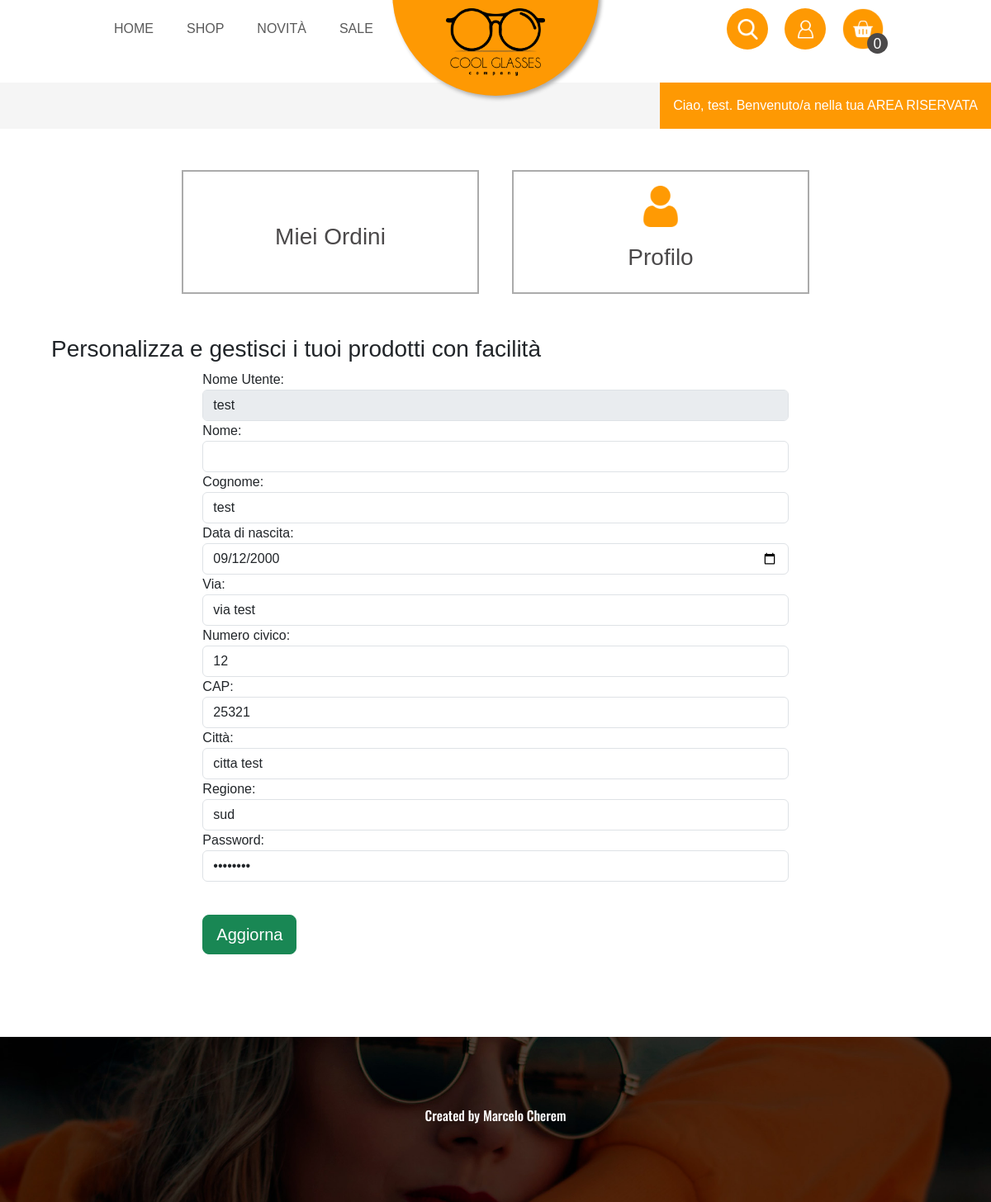
The page /areariservata.php?profilo (signed in) on the database its author committed.
### tables this page shows
CREATE TABLE `utenti` (
  `id_utente` int NOT NULL,
  `username` varchar(32) NOT NULL,
  `firstname` varchar(255) DEFAULT NULL,
  `surname` varchar(255) DEFAULT NULL,
  `datanasc` date DEFAULT NULL,
  `via` varchar(255) DEFAULT NULL,
  `numciv` varchar(255) DEFAULT NULL,
  `cap` int DEFAULT NULL,
  `citta` varchar(255) DEFAULT NULL,
  `regione` varchar(255) DEFAULT NULL,
  `password` varchar(255) NOT NULL,
  `ruolo` varchar(20) NOT NULL
);

### risorse/funzioni.php (called while the page is built, shortened)
<?php
function query($sql)
{
    global $connessione;
    return mysqli_query($connessione, $sql);
}
function fetch_array($risultato)
{
    return mysqli_fetch_array($risultato);
}

### risorse/templates/front/profilo.php (the view, shortened to what this page needs)
<?php
if (isset($_SESSION['id_utente'])) {
    $query = query("SELECT * FROM utenti WHERE id_utente = {$_SESSION['id_utente']} ");
    while ($row = fetch_array($query)) {
        $username = $row['username'];
        $firstname = $row['firstname'];
        $lastname = $row['surname'];
        $datanasc = $row['datanasc'];
        $via = $row['via'];
        $numciv = $row['numciv'];
        $cap = $row['cap'];
        $citta = $row['citta'];
        $regione = $row['regione'];
    }
}
?>
<div class="container">
    <div>
        <h3 class="page-header">Personalizza e gestisci i tuoi prodotti con facilità</h3>
    </div>
    <form action="" method="post" enctype="multipart/form-data">
        <div class="row profiloCenter">
            <div class="col-md-8">
                <div class="form-group">
                    <label for="nome">Nome Utente:</label>
                    <input type="text" name="username" class="form-control" value="<?php echo $username; ?>"disabled>
                </div>
                <div class="form-group">
                    <label for="nome">Nome:</label>
                    <input type="text" name="firstname" class="form-control" value="<?php echo $firstname; ?>">
                </div>
                <div class="form-group">
                    <label for="nome">Cognome:</label>
                    <input type="text" name="surname" class="form-control" value="<?php echo $lastname; ?>">
                </div>
                <div class="form-group">
                    <label for="nome">Data di nascita:</label>
                    <input type="date" name="datanasc" class="form-control" value="<?php echo $datanasc; ?>">
                </div>
                <div class="form-group">
                    <label for="nome">Via:</label>
                    <input type="text" name="via" class="form-control" value="<?php echo $via; ?>">
                </div>
                <div class="form-group">
                    <label for="nome">Numero civico:</label>
                    <input type="text" name="numciv" class="form-control" value="<?php echo $numciv; ?>">
                </div>
                <div class="form-group">
                    <label for="nome">CAP:</label>
                    <input type="text" name="cap" class="form-control" value="<?php echo $cap; ?>">
                </div>
                <div class="form-group">
                    <label for="nome">Città:</label>
                    <input type="text" name="citta" class="form-control" value="<?php echo $citta; ?>">
                </div>
                <div class="form-group">
                    <label for="nome">Regione:</label>
                    <input type="text" name="regione" class="form-control" value="<?php echo $regione; ?>">
                </div>
                <div class="form-group">
                    <label for="nome">Password:</label>
                    <input type="password" name="password" class="form-control" value="password">
                </div>
                <div class="form-group">
                    <input type="submit" name="aggiorna" class="btn btn-success btn-lg aggiorna" value="Aggiorna">
                </div>
            </div>
        </div>
        <div class="space"></div>
    </form>

### public/css/template.css (style rules this page uses)
* { margin: 0; font-family: Arial, Helvetica, sans-serif; }
body { background-color: #ABABAB; overflow-x: hidden; }
.space { width: calc(100% - 100px); height: 100px; background-color: white; margin: 0 50px; }
.profiloCenter { justify-content: center; }
.aggiorna { margin-top: 40px; }

### rows shown on the page
utenti: username "test", surname "test", datanasc "09/12/2000", via "via test", numciv "12", cap "25321", citta "citta test", regione "sud"

### other values the page prints
$_SESSION['quantita_art'] "0"
$_SESSION['username'] "test"
